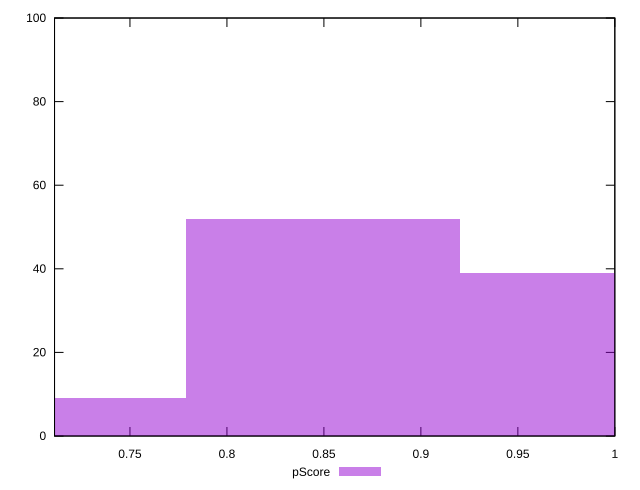

The script that saved this image:
reset

$pScore <<EOF
0.9911759886751806 39
0.8495794188644405 52
0.7079828490537005 9
EOF

set key outside below
set boxwidth 0.1415965698107401
set xrange [0.7111111111111111:1]
set yrange [0:100]
set trange [0:100]
set style fill transparent solid 0.5 noborder
set terminal svg size 640, 490 enhanced background rgb 'white'
set output "reprap/unused-css-rules/samples/pages+cached+noexternal+nomedia/pScore/histogram.svg"

plot $pScore title "pScore" with boxes

reset
